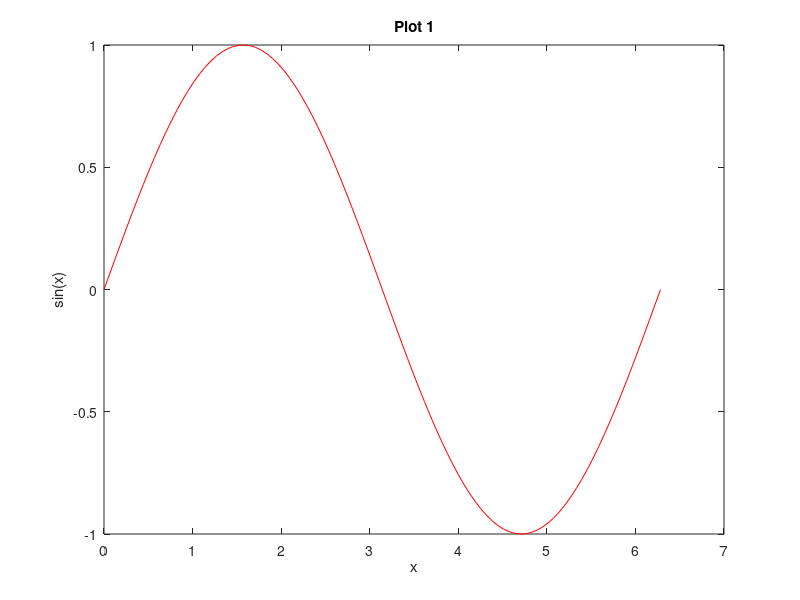
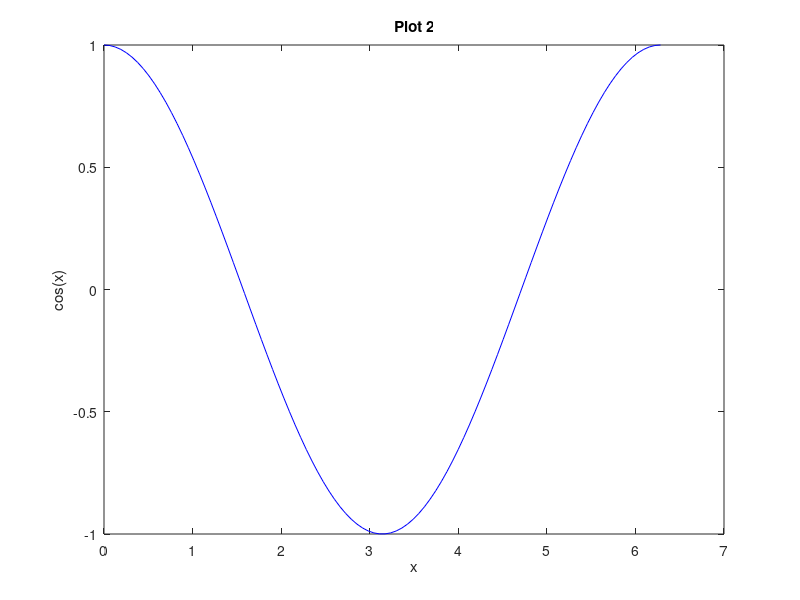
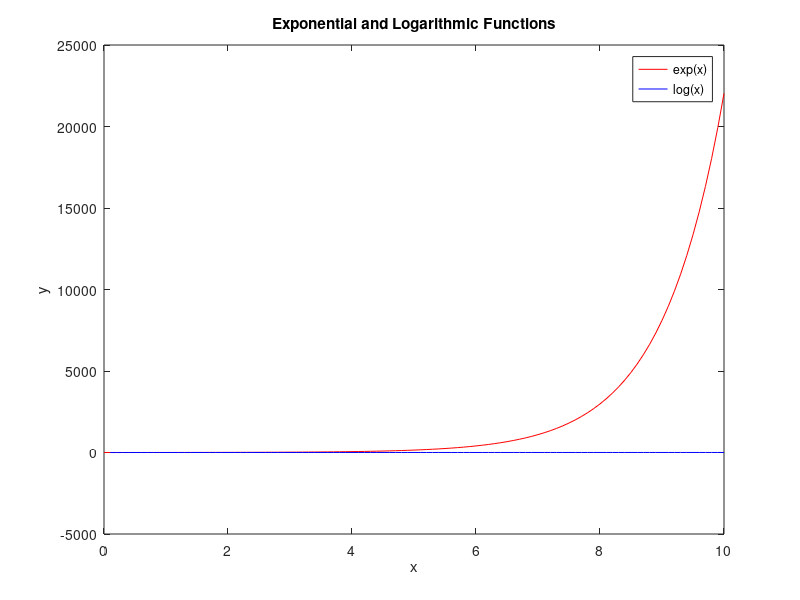

MATLAB code to generate these figures, in order: (Note: this script raises an error after producing the figures.)
% first exercise
% Prompt the user for a length and units
length = input('Enter the length: ');
units = input('Enter the units: ', 's');
% Print the length and units
fprintf('Length: %d %s\n', length, units);

%%%%%%%%%%%%%

% second exercise
% Generate  data
x = linspace(0, 2*pi, 100);
y1 = sin(x);
y2 = cos(x);
% 1 plot
figure;
plot(x, y1, 'r');
xlabel('x');
ylabel('sin(x)');
title('Plot 1');
% 2 plot
figure;
plot(x, y2, 'b');
xlabel('x');
ylabel('cos(x)');
title('Plot 2');

%%%%%%%%%%%%%%%%%%

% third exercise
% Define the range of x values
x = 0:0.1:10;
% Calculate exp(x) and log(x) for the range of x values
y_exp = exp(x);
y_log = log(x);
% Plot exp(x) and log(x) on one graph
figure;
plot(x, y_exp, 'r', x, y_log, 'b');
title('Exponential and Logarithmic Functions');
xlabel('x');
ylabel('y');
legend('exp(x)', 'log(x)');

%%%%%%%%%%%%%

% fourth exercise
% Define variables
principal = 1000; % initial investment
interest_rate = 0.05; % annual interest rate
n_years = 10; % number of years
n_months = n_years * 12; % number of months
deposits = [0, 100, 200, 300, 400, 500]; % different monthly deposits
% Calculate value of account for each monthly deposit
for i = 1:length(deposits)
    deposit = deposits(i);
    monthly_rate = interest_rate / 12;
    value = principal;
    for j = 1:n_months
        value = value + deposit;
        interest = value * monthly_rate;
        value = value + interest;
    end
    fprintf('Value of account after 10 years with $%d monthly deposit: $%.2f\n', deposit, value);
end
